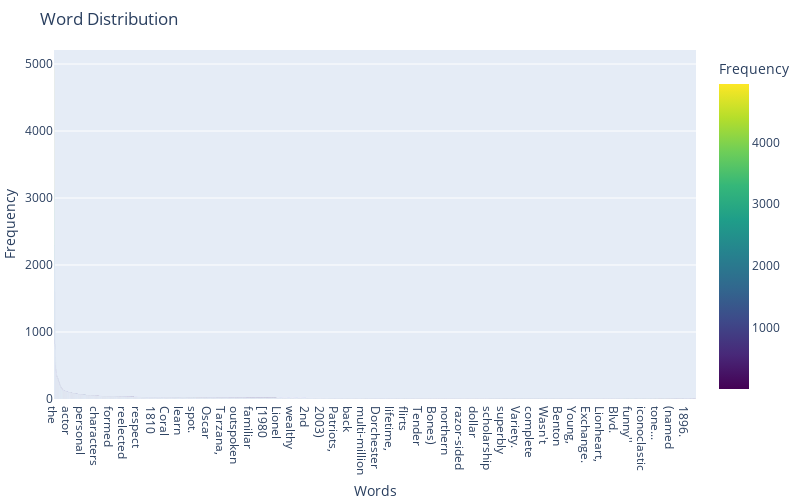

The notebook cell saved with this chart:
### Code cell
plot_word_distrubiton(equalised_augment_section)

### Figure 1 — Plotly figure (JSON) as saved in the notebook; plotly's stock layout.template omitted (floating-point values rounded to 4 significant figures; data arrays with more than 128 entries replaced by an {"elided": "..."} marker saying what was removed)
{"data": [{"alignmentgroup": "True", "hovertemplate": "Words=%{x}<br>Frequency=%{marker.color}<extra></extra>", "legendgroup": "", "marker": {"color": {"elided": "5860 int values"}, "coloraxis": "coloraxis", "pattern": {"shape": ""}}, "name": "", "offsetgroup": "", "orientation": "v", "showlegend": false, "textposition": "auto", "x": {"elided": "5860 str values"}, "xaxis": "x", "y": {"elided": "5860 int values"}, "yaxis": "y", "type": "bar"}], "layout": {"xaxis": {"anchor": "y", "domain": [0.0, 1.0], "title": {"text": "Words"}}, "yaxis": {"anchor": "x", "domain": [0.0, 1.0], "title": {"text": "Frequency"}, "type": "linear"}, "coloraxis": {"colorbar": {"title": {"text": "Frequency"}}, "colorscale": [[0.0, "#440154"], [0.1111, "#482878"], [0.2222, "#3e4989"], [0.3333, "#31688e"], [0.4444, "#26828e"], [0.5556, "#1f9e89"], [0.6667, "#35b779"], [0.7778, "#6ece58"], [0.8889, "#b5de2b"], [1.0, "#fde725"]]}, "legend": {"tracegroupgap": 0}, "title": {"text": "Word Distribution"}, "barmode": "relative", "height": 500, "width": 800, "margin": {"l": 0, "r": 0, "t": 50, "b": 0}}}
